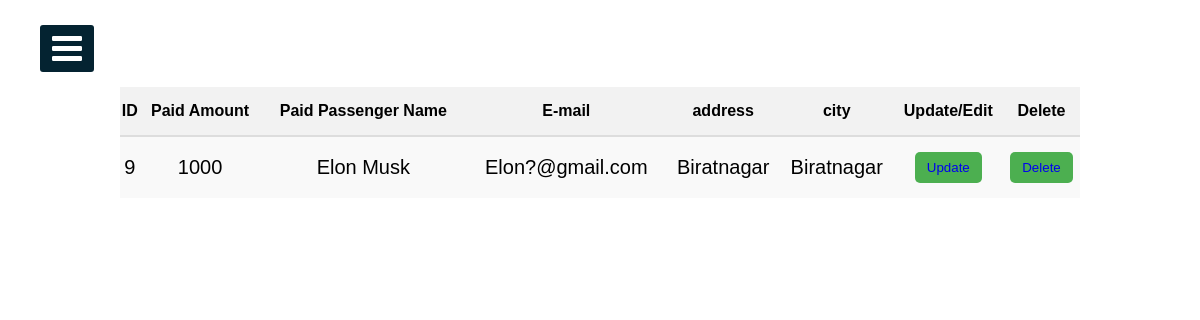
The page /EasyRide_Final/StationPaymentManage.php on the database its author committed.
### tables this page shows
CREATE TABLE `payment` (
  `id` int(11) NOT NULL,
  `amount` float NOT NULL,
  `name` varchar(255) NOT NULL,
  `email` varchar(255) NOT NULL,
  `address` varchar(255) NOT NULL,
  `city` varchar(255) NOT NULL,
  `state` varchar(255) NOT NULL,
  `zip_code` int(6) NOT NULL,
  `card_name` varchar(255) NOT NULL,
  `card_number` varchar(16) NOT NULL,
  `exp_month` varchar(20) NOT NULL,
  `exp_year` varchar(20) NOT NULL,
  `cvv` int(4) NOT NULL
);

### EasyRide_Final/StationPaymentManage.php (the view, shortened to what this page needs)
<?php include("connection.php")?>
<!DOCTYPE html>
<html>
<head>
  <link rel="stylesheet" href="https://cdnjs.cloudflare.com/ajax/libs/font-awesome/4.7.0/css/font-awesome.min.css">
<link rel="stylesheet" href="sidebar.css">
<link rel="stylesheet" href="Transaction.css">
</head>
<body>
  <label for="check">
<i class="fa fa-bars" id="btn"></i>
  </label>
<div class="sidebar2">
    <h1 class="adminTopic">Transaction Received...</h1>
<?php
    $sqlget="SELECT * FROM payment";
    $sqldata=mysqli_query($conn,$sqlget) or die('error getting');
    echo "<table>";
    echo "<tr>
      <th>ID</th>
    <th>Paid Amount</th>
    <th>Paid Passenger Name</th>
    <th>E-mail</th>
    <th>address</th>
    <th>city</th>
    <th>Update/Edit</th>
    <th>Delete</th>
       </tr>";
       while ($row=mysqli_fetch_array($sqldata,MYSQLI_ASSOC))
       {
        echo "<tr><td>";
        echo $row['id'];
        echo "</td><td>";
        echo $row['amount'];
        echo "</td><td>";
        echo $row['name'];
        echo "</td><td>";
        echo $row['email'];
        echo "</td><td>";
        echo $row['address'];
        echo "</td><td>";
        echo $row['city'];
        echo "</td>";
        ?>
        <td>
        <button>
          <a href="UpdateStationTransactionRecieved.php?id=<?php echo $row['id'];?>">
          Update
          </a>
        </button>
        </td>
        <td>
        <button>
          <a href="DeleteStationPaymentManage.php?id=<?php echo $row['id'];?>">
          Delete
          </a>
        </button>
        </td>
      </tr>
<?php
       }
       echo "</table>";
?>
</div>
</body>
</html>

### EasyRide_Final/sidebar.css (style rules this page uses)
* { margin: 0; padding: 0; list-style: none; text-decoration: none; }
label #btn, label #cancle { position: absolute; cursor: pointer; background: #042331; color: #fff; border-radius: 3px; }
label #btn { left: 40px; top: 25px; font-size: 35px; color: #fff; padding: 6px 12px; transition: all 0.5s; }

### Second_Sprint/Transaction.css (style rules this page uses)
body { background-position: center; background-size: cover; height: 700px; background-repeat: no-repeat; background-attachment: fixed; font-family: Arial, sans-serif; }
.adminTopic { text-align: center; color: #fff; }
table { width: 80%; margin: auto; border-collapse: collapse; text-align: center; margin-top: 50px; background-color: rgba(255, 255, 255, 0.9); border-radius: 10px; }
table th { background-color: #f2f2f2; border-bottom: 2px solid #ddd; padding: 15px 0; font-weight: bold; }
table tr:nth-child(even) { background-color: #f9f9f9; }
table tr td { border-bottom: 2px solid #ddd; padding: 15px 0; font-size: 20px; }
table tr:last-child td { border-bottom: none; }
table tr td button { padding: 8px 12px; border: none; border-radius: 5px; background-color: #4CAF50; color: white; cursor: pointer; transition: background-color 0.3s; }

### rows shown on the page
payment: id "9", amount "1000", name "Elon Musk", email "Elon?@gmail.com", address "Biratnagar", city "Biratnagar"
